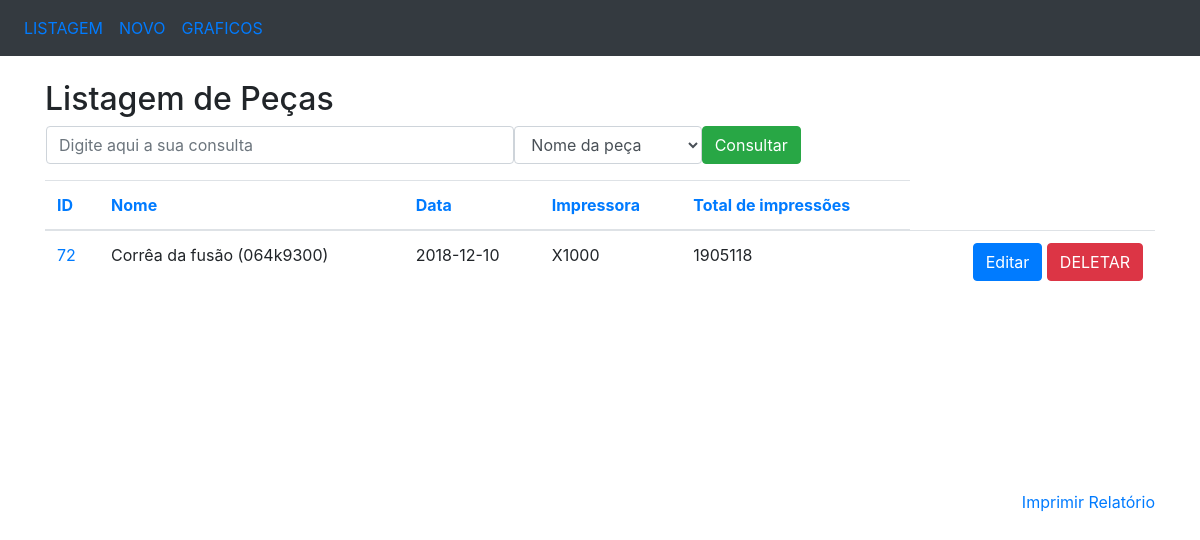
Page /listagem/72/ on the committed database.
### crud/models.py (models this page shows, shortened)
class Pessoa(models.Model):
	nome = models.CharField(max_length=100)
	idade = models.CharField(max_length=100)
	sexo = models.CharField(max_length=1)
	salario = models.IntegerField()

### crud/views.py (the view)
# urls.py: path('listagem/<int:id>/', selecao),
def selecao(request, id):
	titulo = 'Listagem de Peças'
	pessoa = Pessoa.objects.get(id=id)
	return render(request, 'listagem.html', {'titulo': titulo, 'pessoas': [pessoa]})

### crud/templates/listagem.html (shortened to what this page needs)
<!DOCTYPE html>
<html>
<head>
	<link rel="stylesheet" href="https://maxcdn.bootstrapcdn.com/bootstrap/4.3.1/css/bootstrap.min.css">
</head>
<body>
	<nav class="navbar navbar-expand-sm bg-dark">
		<ul class="navbar-nav">
			<li class="nav-item">
				<a class="nav-link" href="/crud/listagem">LISTAGEM</a>
			</li>
			<li class="nav-item">
				<a class="nav-link" href="/crud/insercao">NOVO</a>
			</li>
			<li class="nav-item">
				<a class="nav-link" href="/crud/graficos">GRAFICOS</a>
			</li>
		</ul>
	</nav>
	<br>
	<div class="container">
		<h2>{{titulo}}</h2>
		<form action="/crud/consulta/" method="POST" name="frm_consulta" class="ml-3">{% csrf_token %}
			<div class="form-group">
				<div class="row">
					<input type="text" class="form-control col-md-5" name="consulta"
					placeholder="Digite aqui a sua consulta">
					<select class="form-control col-md-2" name="campo">
						<option value="nome">Nome da peça</option>
					</select>
					<button type="submit" class="btn btn-success">Consultar</button>
				</div>
			</div>
		</form>
		<div style="overflow-y: scroll; height: 310px; width: 100%;" align="center">
			<table class="table">
				<thead>
					<tr>
						<th><a href="/crud/ordenacao/id">ID</a></th>
						<th><a href="/crud/ordenacao/nome">Nome</a></th>
						<th><a href="/crud/ordenacao/idade">Data</a></th>
						<th><a href="/crud/ordenacao/sexo">Impressora</a></th>
						<th><a href="/crud/ordenacao/salario">Total de impressões</a></th>
					</tr>
				</thead>
				<tbody>
					{% for pessoa in pessoas %}
					<tr>
						<td nowrap="true">
							<a href="/crud/listagem/{{pessoa.id}}">{{pessoa.id}}</a>
						</td>
						<td nowrap="true">{{pessoa.nome}}</td>
						<td nowrap="true">{{pessoa.idade}}</td>
						<td nowrap="true">{{pessoa.sexo}}</td>
						<td nowrap="true">{{pessoa.salario}}</td>
						<td nowrap="true" align="right">
							<a href="/crud/edicao/{{pessoa.id}}"
							class="btn btn-primary" role="button">
								Editar
							</a>
							<a href="/crud/delecao/{{pessoa.id}}"
							class="btn btn-danger" role="button">
								DELETAR
							</a>
						</td>
					</tr>
					{% endfor %}
				</tbody>
			</table>
		</div>
		<a href="#" style="float: right;" onclick="relatorio()">Imprimir Relatório</a>
	</div>
</body>
</html>

### rows in the picture
Pessoa: id "72", nome "Corrêa da fusão (064k9300)", idade "2018-12-10", sexo "X1000", salario "1905118"

### other values in the picture
{{ titulo }} "Listagem de Peças"
